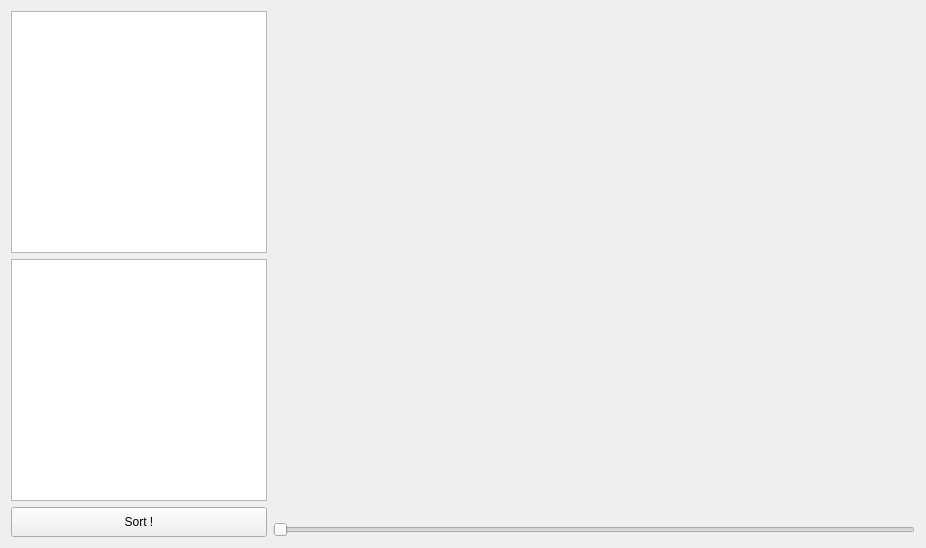
<?xml version="1.0" encoding="UTF-8"?>
<ui version="4.0">
 <class>tab_sorter</class>
 <widget class="QWidget" name="tab_sorter">
  <property name="geometry">
   <rect>
    <x>0</x>
    <y>0</y>
    <width>926</width>
    <height>548</height>
   </rect>
  </property>
  <property name="windowTitle">
   <string>Form</string>
  </property>
  <property name="autoFillBackground">
   <bool>false</bool>
  </property>
  <layout class="QHBoxLayout" name="horizontalLayout_2">
   <property name="sizeConstraint">
    <enum>QLayout::SetDefaultConstraint</enum>
   </property>
   <item>
    <layout class="QHBoxLayout" name="horizontalLayout" stretch="0,75">
     <property name="sizeConstraint">
      <enum>QLayout::SetFixedSize</enum>
     </property>
     <item>
      <layout class="QVBoxLayout" name="verticalLayout">
       <item>
        <widget class="QListWidget" name="lst_func">
         <property name="sizePolicy">
          <sizepolicy hsizetype="MinimumExpanding" vsizetype="MinimumExpanding">
           <horstretch>0</horstretch>
           <verstretch>0</verstretch>
          </sizepolicy>
         </property>
        </widget>
       </item>
       <item>
        <widget class="QListWidget" name="lst_data">
         <property name="sizePolicy">
          <sizepolicy hsizetype="MinimumExpanding" vsizetype="MinimumExpanding">
           <horstretch>0</horstretch>
           <verstretch>0</verstretch>
          </sizepolicy>
         </property>
        </widget>
       </item>
       <item>
        <widget class="QPushButton" name="btn_run">
         <property name="sizePolicy">
          <sizepolicy hsizetype="MinimumExpanding" vsizetype="Fixed">
           <horstretch>0</horstretch>
           <verstretch>0</verstretch>
          </sizepolicy>
         </property>
         <property name="minimumSize">
          <size>
           <width>0</width>
           <height>30</height>
          </size>
         </property>
         <property name="autoFillBackground">
          <bool>true</bool>
         </property>
         <property name="text">
          <string>Sort !</string>
         </property>
        </widget>
       </item>
      </layout>
     </item>
     <item>
      <layout class="QVBoxLayout" name="verticalLayout_2">
       <property name="sizeConstraint">
        <enum>QLayout::SetFixedSize</enum>
       </property>
       <item>
        <widget class="QLabel" name="lbl_visu">
         <property name="sizePolicy">
          <sizepolicy hsizetype="MinimumExpanding" vsizetype="MinimumExpanding">
           <horstretch>0</horstretch>
           <verstretch>0</verstretch>
          </sizepolicy>
         </property>
         <property name="minimumSize">
          <size>
           <width>640</width>
           <height>480</height>
          </size>
         </property>
         <property name="maximumSize">
          <size>
           <width>1280</width>
           <height>960</height>
          </size>
         </property>
         <property name="text">
          <string/>
         </property>
        </widget>
       </item>
       <item>
        <layout class="QVBoxLayout" name="verticalLayout_3" stretch="50,0">
         <item>
          <widget class="QLabel" name="lbl_step">
           <property name="sizePolicy">
            <sizepolicy hsizetype="MinimumExpanding" vsizetype="MinimumExpanding">
             <horstretch>0</horstretch>
             <verstretch>0</verstretch>
            </sizepolicy>
           </property>
           <property name="text">
            <string/>
           </property>
           <property name="alignment">
            <set>Qt::AlignCenter</set>
           </property>
          </widget>
         </item>
         <item>
          <widget class="QSlider" name="sld_steps">
           <property name="sizePolicy">
            <sizepolicy hsizetype="MinimumExpanding" vsizetype="MinimumExpanding">
             <horstretch>0</horstretch>
             <verstretch>0</verstretch>
            </sizepolicy>
           </property>
           <property name="orientation">
            <enum>Qt::Horizontal</enum>
           </property>
          </widget>
         </item>
        </layout>
       </item>
      </layout>
     </item>
    </layout>
   </item>
  </layout>
 </widget>
 <resources/>
 <connections>
  <connection>
   <sender>btn_run</sender>
   <signal>clicked()</signal>
   <receiver>tab_sorter</receiver>
   <slot>slt_sort_run()</slot>
   <hints>
    <hint type="sourcelabel">
     <x>138</x>
     <y>525</y>
    </hint>
    <hint type="destinationlabel">
     <x>462</x>
     <y>273</y>
    </hint>
   </hints>
  </connection>
  <connection>
   <sender>sld_steps</sender>
   <signal>valueChanged(int)</signal>
   <receiver>tab_sorter</receiver>
   <slot>slt_sld_step()</slot>
   <hints>
    <hint type="sourcelabel">
     <x>594</x>
     <y>526</y>
    </hint>
    <hint type="destinationlabel">
     <x>462</x>
     <y>273</y>
    </hint>
   </hints>
  </connection>
 </connections>
 <slots>
  <slot>slt_sld_step()</slot>
  <slot>slt_sort_run()</slot>
 </slots>
</ui>
